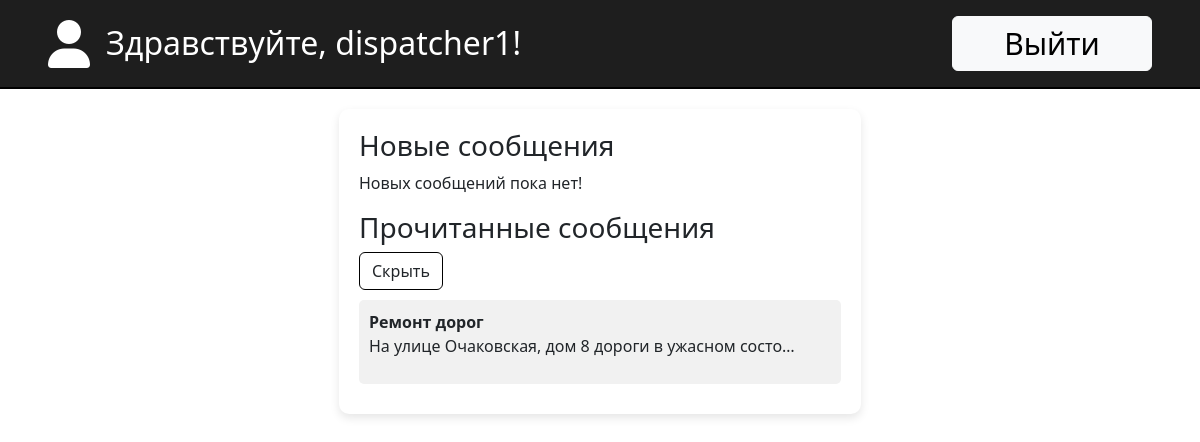
Screenshot of /dispanel/panel/ (signed in) with the database file from the repository.
### message/models.py (models this page shows, shortened)
class Messages(models.Model):
    MES_STATUS=[('new', 'Новое'),
                ('read', 'Прочитано')
                 ]
    TITLE_STATUS=[('Choose theme','Выберите тему'),
                  ('Fire','Пожар'),
                  ('Fire in the forest','Пожар в лесу'),
                  ('Road repairs','Ремонт дорог'),
                  ('Clean garbage','Убрать мусор'),
                  ('Street light','Уличное освещение'),
                  ('Other','Смотрите тему ниже')]
    title = models.CharField('Тема', max_length=50, choices=TITLE_STATUS, default='Choose theme')
    mes_text=models.TextField('Сообщение', max_length=500)
    ent_mail=models.CharField('Почта',max_length=50)
    latitude = models.FloatField('Широта', default='0.0')
    longitude = models.FloatField('Долгота', default='0.0')
    created_at = models.DateTimeField(auto_now_add=True)
    status=models.CharField(max_length=5, choices=MES_STATUS, default='new')
    class Meta:
        verbose_name='Сообщение'
        verbose_name_plural='Сообщения'

### dispanel/views.py (the view)
# urls.py: path('panel/', views.dispatcher_panel, name='dispatcher_panel'),
@login_required
def dispatcher_panel(request):
    new_messages =Messages.objects.filter(status='new').order_by('-created_at')
    read_messages = Messages.objects.filter(status='read').order_by('-created_at')
    return render(request, 'dispanel/dispanel_home.html',  {
        'new_messages': new_messages,
        'read_messages': read_messages
    })

### dispanel/templates/dispanel/dispanel_home.html (shortened to what this page needs)
{% load static %}
<!DOCTYPE html>
<html>
    <head>
        <link rel="stylesheet" href="https://cdn.jsdelivr.net/npm/bootstrap@5.3.3/dist/css/bootstrap.min.css">
        <link rel="stylesheet" href="https://cdnjs.cloudflare.com/ajax/libs/font-awesome/6.0.0-beta3/css/all.min.css">
        <link rel="stylesheet" href="{% static 'main/css/dispanel.css'%}">
    </head>
    <body>
        <header class="custom-header py-3 px-5 d-flex align-items-center justify-content-between">
            <div class="d-flex align-items-center">
                <i class="fa-solid fa-user fa-3x me-3" style="color: #ffffff;"></i>
                <h1 class="h2 mb-0" style="color: white">Здравствуйте, {{ user.username }}!</h1>
            </div>
            <div class="main-btns">
                <a href="{% url 'logout' %}" class="btn btn-light" style="width: 200px; height: 55px; font-size: 30px; padding: 5px; color: black;">Выйти</a>
            </div>
        </header>
        <main>
            <section class="messages-list">
                <h3>Новые сообщения</h3>
                <div class="new_mess">
                    <div class="readMessages">
                        {% if new_messages %}
                        <div class="messages-group">
                            {% for msg in new_messages %}
                            <a class="message" href="{% url 'message_details' msg.id %}">
                                <div>
                                    {% if msg.title == 'Other' %}
                                        <strong>{{ msg.mes_text|truncatechars:50 }}</strong>
                                    {% else %}
                                        <strong>{{ msg.get_title_display }}</strong>
                                        <p>{{ msg.mes_text|truncatechars:50 }}</p>
                                    {% endif %}
                                </div>
                                <div class="status error"></div>
                            </a>
                            {% endfor %}
                        </div>
                        {% else %}
                        <div class="mess_empty">
                            <p>Новых сообщений пока нет!</p>
                        </div>
                        {% endif %}
                    </div>
                </div>
                <h3>Прочитанные сообщения</h3>
                <div class="read_mess">
                    <div class="readMessages">
                        <button class="btn toggle-btn" style="border-color: black;"><span class="arrow">Скрыть</span></button>
                        {% if read_messages %}
                        <div class="messages-group">
                            {% for msg in read_messages %}
                            <a class="message" href="{% url 'message_details' msg.id %}">
                                <div>
                                    {% if msg.title == 'Other' %}
                                        <strong>{{ msg.mes_text|truncatechars:50 }}</strong>
                                    {% else %}
                                        <strong>{{ msg.get_title_display }}</strong>
                                        <p>{{ msg.mes_text|truncatechars:50 }}</p>
                                    {% endif %}
                                </div>
                            </a>
                            {% endfor %}
                        </div>
                        {% else %}
                        <div class="mess_empty">
                            <p>Сообщений нет :(</p>
                        </div>
                        {% endif %}
                    </div>
                </div>
            </section>
        </main>
    </body>
</html>

### main/static/main/css/dispanel.css (style rules this page uses)
.custom-header { border-bottom: 2px solid black; background-color: rgba(0, 0, 0, 0.884); }
main { display: flex; justify-content: space-around; align-items: flex-start; padding: 20px; }
.messages-list { background: white; padding: 20px; border-radius: 10px; width: 45%; box-shadow: 0px 4px 10px rgba(0, 0, 0, 0.1); }
.message { display: flex; justify-content: space-between; align-items: center; background: #f1f1f1; padding: 10px; margin: 10px 0; border-radius: 5px; cursor: pointer; text-decoration: none; color: inherit; }
.btn-light { display: flex; align-items: center; justify-content: center; height: 55px; font-size: 35px; padding-bottom: 9px; width: 150px; color: black; }

### rows the page displays
Messages: title "Ремонт дорог", mes_text "На улице Очаковская, дом 8 дороги в ужасном состо…"

### other values shown
{{ user.username }} "dispatcher1"
